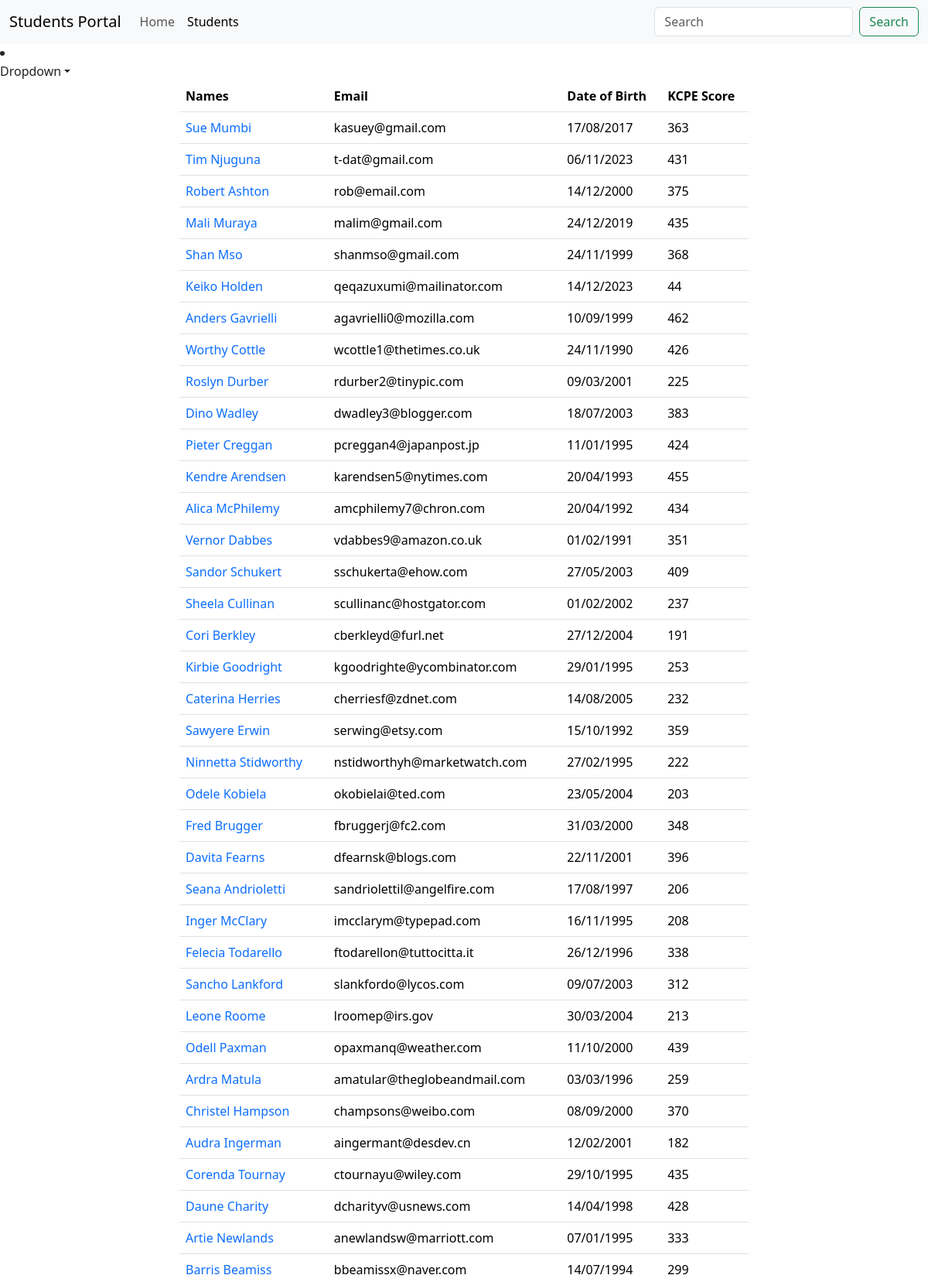
/show (signed in, upper part), run on the app's committed database.
### main_app/models.py (models this page shows, shortened)
class Student(models.Model):
    first_name = models.CharField(max_length=25)
    last_name = models.CharField(max_length=25)
    dob = models.DateField()
    email = models.EmailField(unique=True)
    weight = models.DecimalField(max_digits=5, decimal_places=2)
    is_sporty = models.BooleanField(default=False)
    kcpe_score = models.IntegerField()
    profile_pic = models.ImageField(upload_to='generate_unique_name', null=True, default="/media/students/student.png")
    created_at = models.DateTimeField(auto_now_add=True)
    updated_at = models.DateTimeField(auto_now=True)

### main_app/views.py (the view)
# urls.py: path('show', views.show_students, name="show"),
@login_required
@permission_required('main_app.view_student')
def show_students(request):
    data = Student.objects.all()  # SELECT * FROM students
    paginator = Paginator(data, 50)
    page_number = request.GET.get("page")
    data = paginator.get_page(page_number)
    return render(request, 'display.html', {"students": data})

### templates/display.html (shortened to what this page needs)
{% extends 'base.html' %}
{% block content %}
    {% include 'navbar.html' %}
    <div class="container">
        <div class="row justify-content-center">
            <div class="col-sm-8">
                <table class="table">
                    <thead>
                    <tr>
                        <th>Names</th>
                        <th>Email</th>
                        <th>Date of Birth</th>
                        <th>KCPE Score</th>
                    </tr>
                    </thead>
                    <tbody>
                    {% for student in students %}
                        <tr>
                            <td>
                                <a href="{% url 'details' student.id %}"
                                   class="text-decoration-none">{{ student.first_name }} {{ student.last_name }}</a>
                            </td>
                            <td>{{ student.email }}</td>
                            <td>{{ student.dob | date:'d/m/Y' }}</td>
                            <td>{{ student.kcpe_score }}</td>
                        </tr>
                    {% endfor %}
                    </tbody>
                </table>
            </div>
        </div>
    </div>
{% endblock %}

### data on the page
Student: first_name "Sue", last_name "Mumbi", email "kasuey@gmail.com", dob "17/08/2017", kcpe_score "363"
Student: first_name "Tim", last_name "Njuguna", email "t-dat@gmail.com", dob "06/11/2023", kcpe_score "431"
Student: first_name "Robert", last_name "Ashton", email "rob@email.com", dob "14/12/2000", kcpe_score "375"
Student: first_name "Mali", last_name "Muraya", email "malim@gmail.com", dob "24/12/2019", kcpe_score "435"
Student: first_name "Shan", last_name "Mso", email "shanmso@gmail.com", dob "24/11/1999", kcpe_score "368"
Student: first_name "Keiko", last_name "Holden", email "qeqazuxumi@mailinator.com", dob "14/12/2023", kcpe_score "44"
Student: first_name "Anders", last_name "Gavrielli", email "agavrielli0@mozilla.com", dob "10/09/1999", kcpe_score "462"
Student: first_name "Worthy", last_name "Cottle", email "wcottle1@thetimes.co.uk", dob "24/11/1990", kcpe_score "426"
Student: first_name "Roslyn", last_name "Durber", email "rdurber2@tinypic.com", dob "09/03/2001", kcpe_score "225"
Student: first_name "Dino", last_name "Wadley", email "dwadley3@blogger.com", dob "18/07/2003", kcpe_score "383"
Student: first_name "Pieter", last_name "Creggan", email "pcreggan4@japanpost.jp", dob "11/01/1995", kcpe_score "424"
Student: first_name "Kendre", last_name "Arendsen", email "karendsen5@nytimes.com", dob "20/04/1993", kcpe_score "455"
Student: first_name "Alica", last_name "McPhilemy", email "amcphilemy7@chron.com", dob "20/04/1992", kcpe_score "434"
Student: first_name "Vernor", last_name "Dabbes", email "vdabbes9@amazon.co.uk", dob "01/02/1991", kcpe_score "351"
Student: first_name "Sandor", last_name "Schukert", email "sschukerta@ehow.com", dob "27/05/2003", kcpe_score "409"
Student: first_name "Sheela", last_name "Cullinan", email "scullinanc@hostgator.com", dob "01/02/2002", kcpe_score "237"
Student: first_name "Cori", last_name "Berkley", email "cberkleyd@furl.net", dob "27/12/2004", kcpe_score "191"
Student: first_name "Kirbie", last_name "Goodright", email "kgoodrighte@ycombinator.com", dob "29/01/1995", kcpe_score "253"
Student: first_name "Caterina", last_name "Herries", email "cherriesf@zdnet.com", dob "14/08/2005", kcpe_score "232"
Student: first_name "Sawyere", last_name "Erwin", email "serwing@etsy.com", dob "15/10/1992", kcpe_score "359"
Student: first_name "Ninnetta", last_name "Stidworthy", email "nstidworthyh@marketwatch.com", dob "27/02/1995", kcpe_score "222"
Student: first_name "Odele", last_name "Kobiela", email "okobielai@ted.com", dob "23/05/2004", kcpe_score "203"
Student: first_name "Fred", last_name "Brugger", email "fbruggerj@fc2.com", dob "31/03/2000", kcpe_score "348"
Student: first_name "Davita", last_name "Fearns", email "dfearnsk@blogs.com", dob "22/11/2001", kcpe_score "396"
Student: first_name "Seana", last_name "Andrioletti", email "sandriolettil@angelfire.com", dob "17/08/1997", kcpe_score "206"
Student: first_name "Inger", last_name "McClary", email "imcclarym@typepad.com", dob "16/11/1995", kcpe_score "208"
Student: first_name "Felecia", last_name "Todarello", email "ftodarellon@tuttocitta.it", dob "26/12/1996", kcpe_score "338"
Student: first_name "Sancho", last_name "Lankford", email "slankfordo@lycos.com", dob "09/07/2003", kcpe_score "312"
Student: first_name "Leone", last_name "Roome", email "lroomep@irs.gov", dob "30/03/2004", kcpe_score "213"
Student: first_name "Odell", last_name "Paxman", email "opaxmanq@weather.com", dob "11/10/2000", kcpe_score "439"
Student: first_name "Ardra", last_name "Matula", email "amatular@theglobeandmail.com", dob "03/03/1996", kcpe_score "259"
Student: first_name "Christel", last_name "Hampson", email "champsons@weibo.com", dob "08/09/2000", kcpe_score "370"
Student: first_name "Audra", last_name "Ingerman", email "aingermant@desdev.cn", dob "12/02/2001", kcpe_score "182"
Student: first_name "Corenda", last_name "Tournay", email "ctournayu@wiley.com", dob "29/10/1995", kcpe_score "435"
Student: first_name "Daune", last_name "Charity", email "dcharityv@usnews.com", dob "14/04/1998", kcpe_score "428"
Student: first_name "Artie", last_name "Newlands", email "anewlandsw@marriott.com", dob "07/01/1995", kcpe_score "333"
Student: first_name "Barris", last_name "Beamiss", email "bbeamissx@naver.com", dob "14/07/1994", kcpe_score "299"
